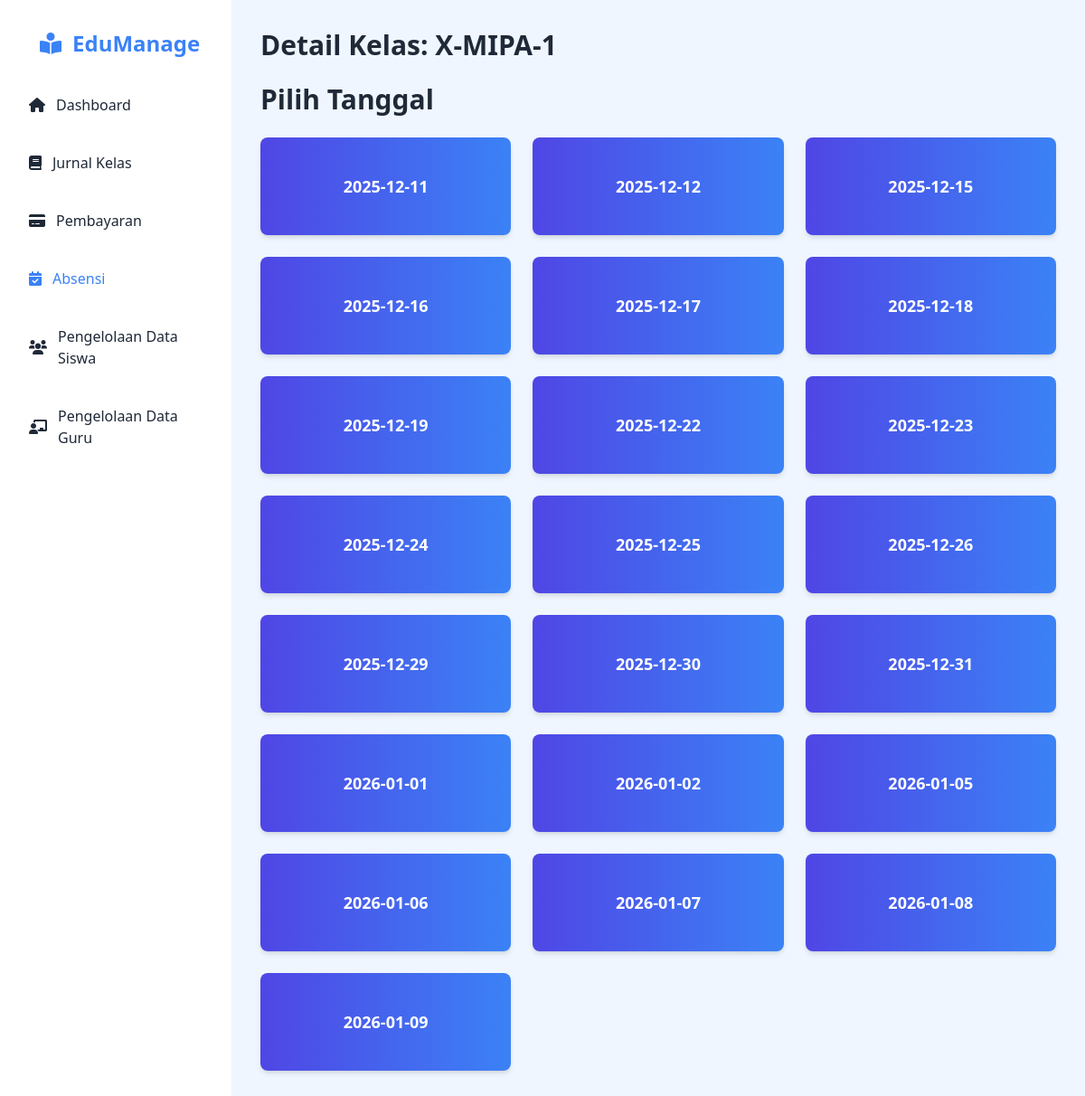
The app's page /index.php/absensi/tanggal/23 with its own data.
### tables this page shows
CREATE TABLE `kelas` (
  `id` int(11) NOT NULL,
  `nama_kelas` varchar(50) NOT NULL,
  `jurusan` enum('MIPA','IPS') NOT NULL,
  `tingkat` enum('X','XI','XII') NOT NULL
);

### application/controllers/Absensi.php (called while the page is built, shortened)
<?php
class Absensi extends CI_Controller {
    public function __construct() {
        $this->load->model('M_absensi');
        $this->load->model('M_jurnal');
    }
    public function tanggal($kelas_id) {
        $data['kelas'] = $this->M_jurnal->get_kelas_by_id($kelas_id);
        $data['kelas_id'] = $kelas_id;
        $data['tanggal'] = $this->M_absensi->get_tanggal_hari_kerja();
        $this->load->view('absensi/V_absensi_tanggal', $data);
    }
}

### index.php (called while the page is built, shortened)
<?php
require_once BASEPATH.'core/CodeIgniter.php';

### application/models/M_jurnal.php (called while the page is built, shortened)
<?php
class M_jurnal extends CI_Model {
    public function get_kelas_by_id($id)
    {
        return $this->db->get_where('kelas', ['id' => $id])->row();
    }
}

### application/models/M_absensi.php (called while the page is built, shortened)
<?php
class M_absensi extends CI_Model {
    public function get_tanggal_hari_kerja() {
        $hari_ini = date('Y-m-d');
        $hari_kerja = [];
        for ($i = 0; $i < 30; $i++) {
            $tanggal = date('Y-m-d', strtotime("+$i day", strtotime($hari_ini)));
            $hari = date('N', strtotime($tanggal));
            if ($hari >= 1 && $hari <= 5) {
                $hari_kerja[] = $tanggal;
            }
        }
        return $hari_kerja;
    }
}

### application/views/absensi/V_absensi_tanggal.php (the view, shortened to what this page needs)
<!DOCTYPE html>
<html lang="en">
<head>
    <script src="https://cdn.tailwindcss.com"></script>
    <link rel="stylesheet" href="https://cdnjs.cloudflare.com/ajax/libs/font-awesome/6.0.0-beta3/css/all.min.css">
</head>
<body class="bg-blue-50 font-sans">
    <div class="flex" id="app">
        <div class="bg-white text-gray-800 w-64 min-h-screen p-5 space-y-6 transition-all duration-300" id="sidebar">
            <ul class="space-y-4">
                <li><a href="<?= site_url('dashboard'); ?>" class="text-blue-500 flex items-center p-3 rounded-md text-2xl font-bold ml-3"><i class="fas fa-book-reader mr-3"></i>EduManage</a></li>
                <li><a href="<?= site_url('dashboard'); ?>" class="flex items-center hover:bg-gradient-to-r from-blue-500 to-indigo-400 hover:text-white p-3 rounded-md"><i class="fas fa-home mr-3"></i>Dashboard</a></li>
                <li><a href="<?= site_url('jurnal'); ?>" class="flex items-center hover:bg-gradient-to-r from-blue-500 to-indigo-400 hover:text-white p-3 rounded-md"><i class="fas fa-book mr-3"></i>Jurnal Kelas</a></li>
                <li><a href="<?= site_url('pembayaran'); ?>" class="flex items-center hover:bg-gradient-to-r from-blue-500 to-indigo-400 hover:text-white p-3 rounded-md"><i class="fas fa-credit-card mr-3"></i>Pembayaran</a></li>
                <li><a href="<?= site_url('absensi'); ?>" class="text-blue-500 flex items-center hover:bg-gradient-to-r from-blue-500 to-indigo-400 hover:text-white p-3 rounded-md"><i class="fas fa-calendar-check mr-3"></i>Absensi</a></li>
                <li><a href="<?= site_url('siswa'); ?>" class="flex items-center hover:bg-gradient-to-r from-blue-500 to-indigo-400 hover:text-white p-3 rounded-md"><i class="fas fa-users mr-3"></i>Pengelolaan Data Siswa</a></li>
                <li><a href="<?= site_url('admin'); ?>" class="flex items-center hover:bg-gradient-to-r from-blue-500 to-indigo-400 hover:text-white p-3 rounded-md"><i class="fas fa-chalkboard-teacher mr-3"></i>Pengelolaan Data Guru</a></li>
            </ul>
        </div>
        <div class="flex-1 p-8 space-y-6 transition-all duration-300" id="content">
            <h1 class="text-3xl font-bold text-gray-800 mb-4">
                Detail Kelas: <?= $kelas->tingkat . '-' . $kelas->jurusan . '-' . $kelas->nama_kelas; ?>
            </h1>
            <div class="">
                <h1 class="text-3xl font-bold text-gray-800">Pilih Tanggal</h1>
            </div>
            <div class="grid grid-cols-1 sm:grid-cols-2 lg:grid-cols-3 xl:grid-cols-4 gap-6">
                <?php foreach ($tanggal as $t): ?>
                    <a href="<?= site_url('absensi/detail/' . $kelas_id . '/' . $t); ?>" class="bg-gradient-to-r from-indigo-600 to-blue-500 shadow-md rounded-lg p-10 text-center text-white transform transition-transform duration-300 hover:scale-105 cursor-pointer">
                        <div>
                            <span class="text-lg font-semibold"><?= $t ?></span>
                        </div>
                    </a>
                <?php endforeach; ?>
            </div>
        </div>
    </div>
</body>
</html>

### records on screen
kelas: tingkat "X", jurusan "MIPA", nama_kelas "1"

### other values on screen
$t "2025-12-11"
$t "2025-12-12"
$t "2025-12-15"
$t "2025-12-16"
$t "2025-12-17"
$t "2025-12-18"
$t "2025-12-19"
$t "2025-12-22"
$t "2025-12-23"
$t "2025-12-24"
$t "2025-12-25"
$t "2025-12-26"
$t "2025-12-29"
$t "2025-12-30"
$t "2025-12-31"
